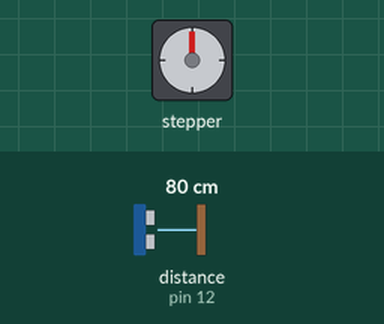
Simulated run of this sketch. Board: Arduino Uno, built with avr-gcc and run on an emulated ATmega328P. On the bench: stepper motor. Wiring (inferred from the names in the program): ultrasonic range finder: trigger pin 13; echo pin 12; stepper motor (2048 steps per turn assumed): coils pin 8, pin 9, pin 10, pin 11. The test bench sets the inputs (shaded band); at power-on: distance to the obstacle (sensor on pin 12) 80 cm. The echo pulse lasts 58.3 µs per cm.

Above: at 1.2 s.
1.3 s: distance to the obstacle (sensor on pin 12) set to 5 cm
4.3 s: distance to the obstacle (sensor on pin 12) set to 2 cm
At 5.2 s:
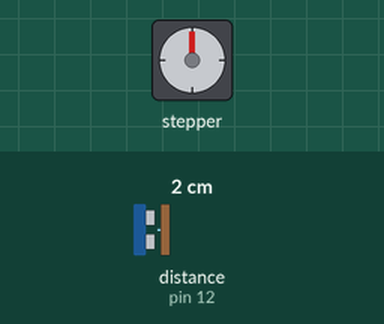
7.3 s: distance to the obstacle (sensor on pin 12) set to 9 cm
At 10.1 s:
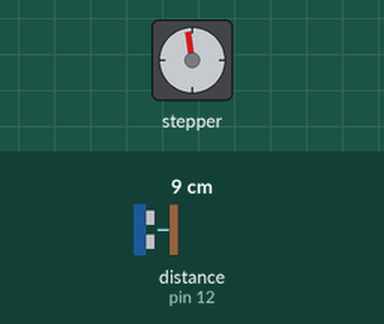
Timing chart, 0 to 11.6 s (numbered marks = the images above; inputs shaded):
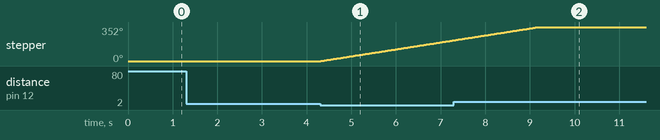

Measured:
- the behaviour switches between 4 and 3 cm on distance to the obstacle (sensor on pin 12) (found by bisection; images 0 and 1)
- after the input at 1.3 s, every drawn part: stays the same
- after the input at 4.3 s, stepper: keeps turning clockwise at about 72°/s, starting at once
- after the input at 7.3 s, stepper: goes on until 9.2 s, then stays 352°

The sketch:

acople.ino
```cpp
#define trigPin 13
#define echoPin 12
int motorPin1 = 8;    // Azul   - 28BYJ48 pin 1 motor
int motorPin2 = 9;    // Rosa   - 28BYJ48 pin 2 motor
int motorPin3 = 10;    // Amarillo - 28BYJ48 pin 3 motor
int motorPin4 = 11;    // Naranja - 28BYJ48 pin 4 motor
                        // Rojo   - 28BYJ48 pin 5 (VCC) motor
int status = 0;
int motorSpeed = 1200;  //variable para fijar la velocidad del motor (el retraso entre cada secuencia)
int count = 0;          // cuenta de los pasos dados
int countsperrev = 500; // número de pasos por vuelta completa
int lookup[8] = {B01000, B01100, B00100, B00110, B00010, B00011, B00001, B01001};

void setup() {
  //declare the motor pins as outputs

  pinMode(motorPin1, OUTPUT);
  pinMode(motorPin2, OUTPUT);
  pinMode(motorPin3, OUTPUT);
  pinMode(motorPin4, OUTPUT);
  Serial.begin(9600);
  pinMode(trigPin, OUTPUT);
  pinMode(echoPin, INPUT);
}

void loop(){
long duration, distance;
  digitalWrite(trigPin, LOW);  // Added this line
  delayMicroseconds(2); // Added this line
  digitalWrite(trigPin, HIGH);
  delayMicroseconds(10); // Added this line
  digitalWrite(trigPin, LOW);
  duration = pulseIn(echoPin, HIGH);
  distance = (duration/2) / 29.1;
  if ( distance < 4 && status == 0) {
    clockwise();
  }
  else if ( distance < 4 && status == 1 ){
    anticlockwise();
  }

}


//creación funciones giro horario y antihorario
void anticlockwise()
{
  for( count = 0; count <= countsperrev ; count ++) {
    for(int i = 0; i < 8; i++)
    {
      setOutput(i);
      delayMicroseconds(motorSpeed);
    }
  }
  status = 0;
}

void clockwise()
{
  for ( count = countsperrev; count >= 0; count --){
    for(int i = 7; i >= 0; i--)
    {
      setOutput(i);
      delayMicroseconds(motorSpeed);
    }
  }
  status = 1;
}

void setOutput(int out) //función secuencia giro
{
  digitalWrite(motorPin1, bitRead(lookup[out], 0));
  digitalWrite(motorPin2, bitRead(lookup[out], 1));
  digitalWrite(motorPin3, bitRead(lookup[out], 2));
  digitalWrite(motorPin4, bitRead(lookup[out], 3));
}
```
